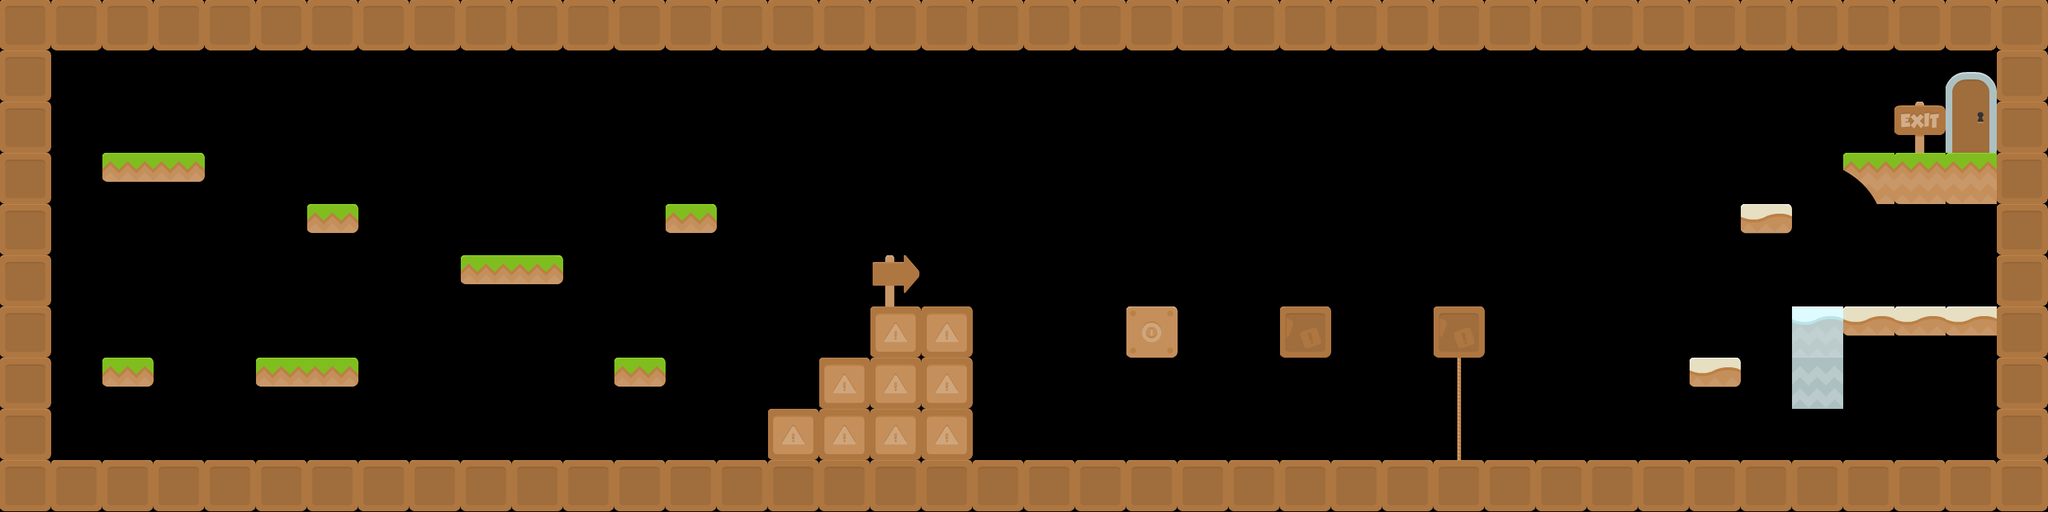

Below is a game level as drawn by its tile map, then a one-line description and the .tmx that defines it (tile-layer data replaced by summaries):
An orthogonal 40x10 tile map with 69x69 px tiles, 1 tile layer (graphics) and 93 objects.

<map version="1.2" tiledversion="1.3.3" orientation="orthogonal" renderorder="right-down" width="40" height="10" tilewidth="69" tileheight="69" infinite="0" nextlayerid="17" nextobjectid="268">
 <tileset firstgid="1" source="tiles_spritesheet.tsx" />
 <layer id="1" name="graphics" width="40" height="10">
  <data>[400 cells, 134 non-empty, 18 distinct tile ids]</data>
 </layer>
 <objectgroup id="2" name="ground">
  <object id="1" x="69.3333" y="619.334" width="2621.92" height="68.6667" />
  <object id="2" x="2691.67" y="67.2916" width="67.1212" height="551.375" />
  <object id="3" x="-1.33333" y="69.3333" width="69.3333" height="550.666" />
  <object id="4" x="68" y="0" width="2624.79" height="67.9583" />
  <object id="5" x="138.666" y="205.328" width="137.499" height="38.7135" />
  <object id="6" x="137.333" y="482.667" width="68" height="37.3333" />
  <object id="7" x="344" y="482.333" width="137.333" height="39" />
  <object id="8" x="413.333" y="274.667" width="68" height="38.6667" />
  <object id="9" x="621.333" y="344" width="137.333" height="37.3333" />
  <object id="10" x="2483.34" y="206.167" width="208.333" height="25.1667" />
  <object id="27" x="828" y="482.063" width="69" height="38.9375" />
  <object id="36" x="2528.67" y="232" width="163.333" height="44.5" />
  <object id="38" x="2485.4" y="231.273" width="1.27273" height="1.09091" />
  <object id="39" x="2486.85" y="232.364" width="1.27273" height="1.09091" />
  <object id="40" x="2488.49" y="233.636" width="1.09091" height="1.09091" />
  <object id="41" x="2489.76" y="234.545" width="1.09091" height="1.09091" />
  <object id="42" x="2491.76" y="235.818" width="1.09091" height="1.27273" />
  <object id="43" x="2494.12" y="237.636" width="1.09091" height="1.09091" />
  <object id="44" x="2527.58" y="274" width="0.545455" height="1.27273" />
  <object id="45" x="2526.31" y="272" width="0.545455" height="1.09091" />
  <object id="46" x="2523.94" y="268.545" width="0.909091" height="1.27273" />
  <object id="47" x="2521.4" y="264.545" width="0.727273" height="1.27273" />
  <object id="48" x="2518.85" y="261.091" width="1.09091" height="0.909091" />
  <object id="49" x="2516.12" y="257.455" width="0.727273" height="1.09091" />
  <object id="50" x="2513.76" y="254" width="0.363636" height="1.09091" />
  <object id="51" x="2510.12" y="250.364" width="0.727273" height="0.727273" />
  <object id="52" x="2506.49" y="247.091" width="0.727273" height="0.909091" />
  <object id="53" x="2503.4" y="244.545" width="0.909091" height="1.09091" />
  <object id="54" x="2500.49" y="242.364" width="0.727273" height="0.727273" />
  <object id="55" x="2497.4" y="239.818" width="1.27273" height="0.909091" />
  <object id="81" x="897.333" y="276" width="68.6667" height="36" />
  <object id="85" x="2415" y="413" width="276.667" height="41" />
  <object id="94" x="2415.34" y="454" width="68.6666" height="97.6667" />
  <object id="152" x="1517.33" y="414" width="69.3333" height="66.6667" />
  <object id="153" x="1724" y="413.333" width="70" height="68" />
  <object id="154" x="1932" y="414" width="68.6667" height="66.6667" />
  <object id="171" x="2277.33" y="482" width="68" height="38" />
  <object id="174" x="2346" y="275.333" width="68.6667" height="38" />
  <object id="186" x="1172" y="413.333" width="138" height="206" />
  <object id="187" x="1103.33" y="482.667" width="68" height="136.667" />
  <object id="188" x="1034" y="552" width="70" height="68" />
 </objectgroup>
 <objectgroup id="16" name="player">
  <object id="263" x="414" y="552" />
 </objectgroup>
 <objectgroup id="4" name="enemyBlocker">
  <object id="68" x="2483.67" y="199.5" height="9" />
  <object id="69" x="345" y="473.5" height="8" />
  <object id="70" x="481" y="471.5" width="0.5" height="10.5" />
  <object id="71" x="139.334" y="199.154" height="8.00969" />
  <object id="72" x="275.999" y="197.151" width="0.500605" height="8.51029" />
  <object id="74" x="2687.03" y="188.545" width="1.13636" height="17" />
  <object id="79" x="621.333" y="336.333" width="0.333333" height="8" />
  <object id="80" x="758.333" y="336.333" width="0.333333" height="8.33333" />
  <object id="87" x="2487.45" y="611.206" width="0.988248" height="8.89423" />
  <object id="88" x="2685.48" y="608.817" width="0.741186" height="10.3766" />
  <object id="133" x="1812" y="85.333" width="2.66667" height="76" />
  <object id="134" x="2123.17" y="85.333" width="2.5" height="76.3333" />
  <object id="137" x="1812" y="161.333" width="313.167" />
  <object id="191" x="1028" y="608" />
  <object id="192" x="73.3333" y="609.333" />
 </objectgroup>
 <objectgroup id="3" name="enemy">
  <object id="75" x="2568.67" y="152.667" width="29.3333" height="28" />
  <object id="78" x="684" y="300" width="21.3333" height="22.6667">
   <properties>
    <property name="snailwalk" type="int" value="0" />
   </properties>
  </object>
  <object id="116" x="206.749" y="175.959">
   <properties>
    <property name="snailwalk" type="int" value="0" />
   </properties>
  </object>
  <object id="193" x="925.333" y="580">
   <properties>
    <property name="snailwalk" type="int" value="0" />
   </properties>
  </object>
  <object id="235" x="1518" y="552" width="69" height="69">
   <properties>
    <property name="spike" type="int" value="0" />
   </properties>
  </object>
  <object id="236" x="1586.67" y="551.667" width="69" height="69">
   <properties>
    <property name="spike" type="int" value="0" />
   </properties>
  </object>
  <object id="237" x="1655.67" y="551.333" width="69" height="69">
   <properties>
    <property name="spike" type="int" value="0" />
   </properties>
  </object>
  <object id="238" x="1724.67" y="551.667" width="69" height="69">
   <properties>
    <property name="spike" type="int" value="0" />
   </properties>
  </object>
  <object id="239" x="1793.67" y="551.333" width="69" height="69">
   <properties>
    <property name="spike" type="int" value="0" />
   </properties>
  </object>
  <object id="240" x="1863.33" y="551.333" width="69" height="69">
   <properties>
    <property name="spike" type="int" value="0" />
   </properties>
  </object>
  <object id="241" x="1240" y="333.333">
   <properties>
    <property name="flies" type="int" value="0" />
   </properties>
  </object>
  <object id="247" x="1932.5" y="551.75" width="69" height="69">
   <properties>
    <property name="spike" type="int" value="0" />
   </properties>
  </object>
  <object id="248" x="2579" y="581">
   <properties>
    <property name="snailwalk" type="int" value="0" />
   </properties>
  </object>
  <object id="266" x="644" y="310">
   <properties>
    <property name="snailwalk" type="int" value="0" />
   </properties>
  </object>
 </objectgroup>
 <objectgroup id="10" name="saw">
  <object id="230" x="1950" y="106">
   <properties>
    <property name="move" type="int" value="0" />
   </properties>
  </object>
  <object id="232" x="174" y="342" />
 </objectgroup>
 <objectgroup id="9" name="object">
  <object id="115" x="2649.67" y="165" width="4" height="41">
   <properties>
    <property name="maingate" type="int" value="0" />
   </properties>
  </object>
  <object id="245" x="2415.33" y="551.333" width="69" height="69">
   <properties>
    <property name="simplegate" type="int" value="0" />
   </properties>
  </object>
 </objectgroup>
 <objectgroup id="15" name="items">
  <object id="249" x="544" y="462">
   <properties>
    <property name="coin" type="int" value="0" />
   </properties>
  </object>
  <object id="250" x="616" y="480">
   <properties>
    <property name="coin" type="int" value="0" />
   </properties>
  </object>
  <object id="251" x="632" y="540">
   <properties>
    <property name="coin" type="int" value="0" />
   </properties>
  </object>
  </objectgroup>
 <objectgroup id="12" name="platform">
  <!-- 2 objects omitted --></objectgroup>
</map>
<!-- 15 of 93 objects omitted -->
